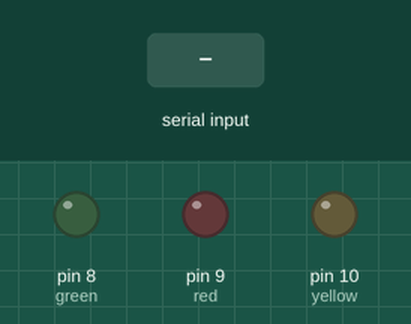
Recording of a sketch running on a simulated Arduino Uno, built with avr-gcc and run on an emulated ATmega328P. Parts: output pins drawn as LEDs (lit = HIGH). The inputs (shaded band) are chosen by the test bench.

Above: at 1.2 s.
1.3 s: "1" received over Serial
At 2.5 s:
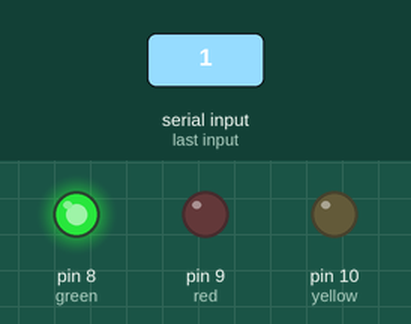
2.8 s: "3" received over Serial
At 3.8 s:
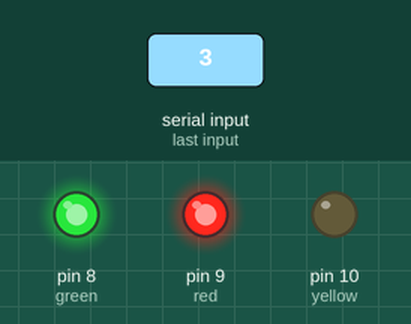
4.3 s: "2" received over Serial
At 5.0 s:
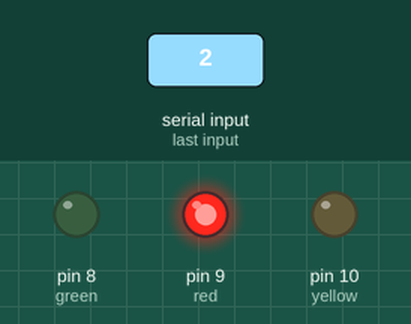
5.8 s: "5" received over Serial
At 6.1 s:
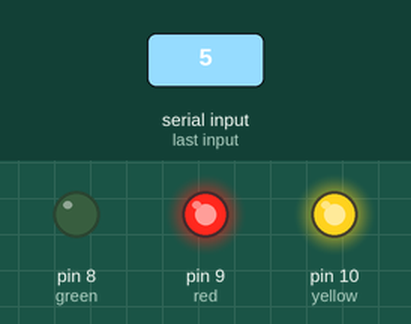
7.3 s: "4" received over Serial
At 8.4 s:
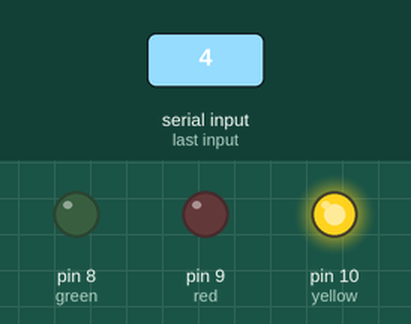
8.8 s: "7" received over Serial
At 9.6 s:
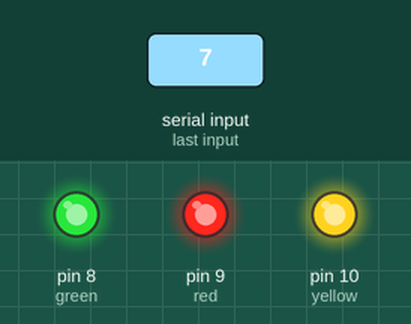
Timing chart, 0 to 11.3 s (numbered marks = the images above; inputs shaded):
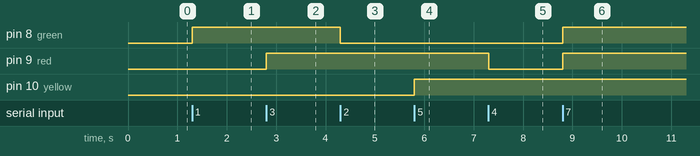

Measured:
- after the input at 1.3 s, pin 8 (green): LOW → HIGH at once
- after the input at 2.8 s, pin 9 (red): LOW → HIGH at once
- after the input at 4.3 s, pin 8 (green): HIGH → LOW at once
- after the input at 5.8 s, pin 10 (yellow): LOW → HIGH at once
- after the input at 7.3 s, pin 9 (red): HIGH → LOW at once
- after the input at 8.8 s, pin 8 (green), pin 9 (red): LOW → HIGH at once

The sketch:

zalo_autoit.ino
```cpp
int green = 8;
int red = 9;
int yellow = 10;

void setup()
{
  pinMode(green,OUTPUT);
  pinMode(red,OUTPUT);
  pinMode(yellow,OUTPUT);
  Serial.begin(9600);
}
void loop()
{
  while(Serial.available())
  {
    int val = Serial.read();
    switch (val){
    case '1':
    {
      digitalWrite(green,1);
      break;
    }
    case '2':
    {
      digitalWrite(green,0);
      break;
    }
    case '3':
    {
      digitalWrite(red,1);
      break;
    }
    case '4':
    {
      digitalWrite(red,0);
      break;
    }
    case '5':
    {
      digitalWrite(yellow,1);
      break;
    }
    case '6':
    {
      digitalWrite(yellow,0);
      break;
    }
    case '7':
    {
      digitalWrite(green,1);
      digitalWrite(yellow,1);
      digitalWrite(red,1);
      break;
    }
    case '8':
    {
      digitalWrite(green,0);
      digitalWrite(yellow,0);
      digitalWrite(red,0);
      break;
    }
    }
  }
}
```
